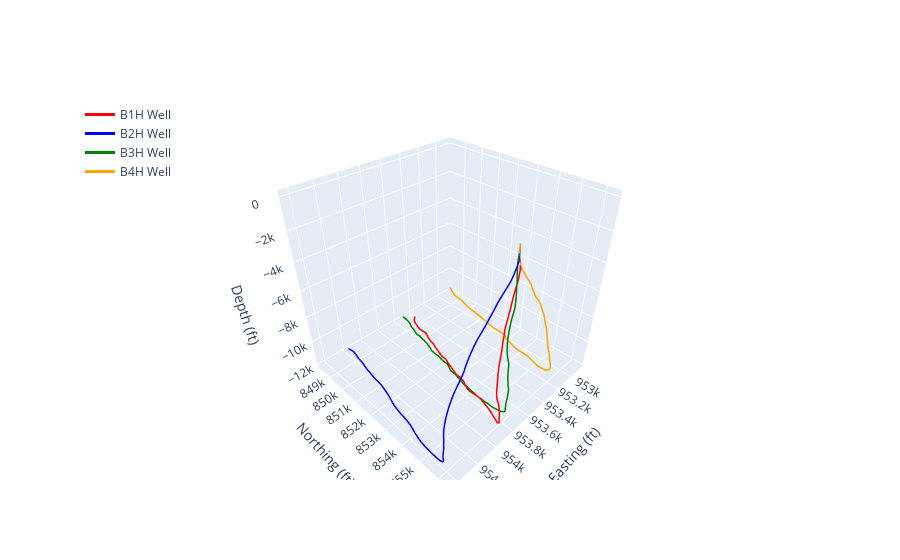

Notebook code for this chart:
### Code cell
viewer3_wellonly = VisualizeModel.DataViewer(plot_objects=[well_plot])
viewer3_wellonly.draw()

### Figure 1 — Plotly figure (JSON) as saved in the notebook; plotly's stock layout.template omitted (floating-point values rounded to 4 significant figures; data arrays with more than 128 entries replaced by an {"elided": "..."} marker saying what was removed)
{"data": [{"line": {"color": "red", "width": 3}, "mode": "lines", "name": "B1H Well", "type": "scatter3d", "x": {"elided": "150 float values"}, "y": {"elided": "150 float values"}, "z": {"elided": "150 float values"}}, {"line": {"color": "blue", "width": 3}, "mode": "lines", "name": "B2H Well", "type": "scatter3d", "x": {"elided": "150 float values"}, "y": {"elided": "150 float values"}, "z": {"elided": "150 float values"}}, {"line": {"color": "green", "width": 3}, "mode": "lines", "name": "B3H Well", "type": "scatter3d", "x": {"elided": "154 float values"}, "y": {"elided": "154 float values"}, "z": {"elided": "154 float values"}}, {"line": {"color": "orange", "width": 3}, "mode": "lines", "name": "B4H Well", "type": "scatter3d", "x": {"elided": "151 float values"}, "y": {"elided": "151 float values"}, "z": {"elided": "151 float values"}}], "layout": {"legend": {"x": 0, "xanchor": "left", "y": 1, "yanchor": "top"}, "scene": {"xaxis": {"title": {"text": "Easting (ft)"}}, "yaxis": {"title": {"text": "Northing (ft)"}}, "zaxis": {"title": {"text": "Depth (ft)"}}}, "sliders": [{"currentvalue": {"font": {"size": 20}, "prefix": "Start Time: ", "visible": true, "xanchor": "center"}}, {"currentvalue": {"font": {"size": 20}, "prefix": "End Time: ", "visible": true, "xanchor": "center"}}]}}
